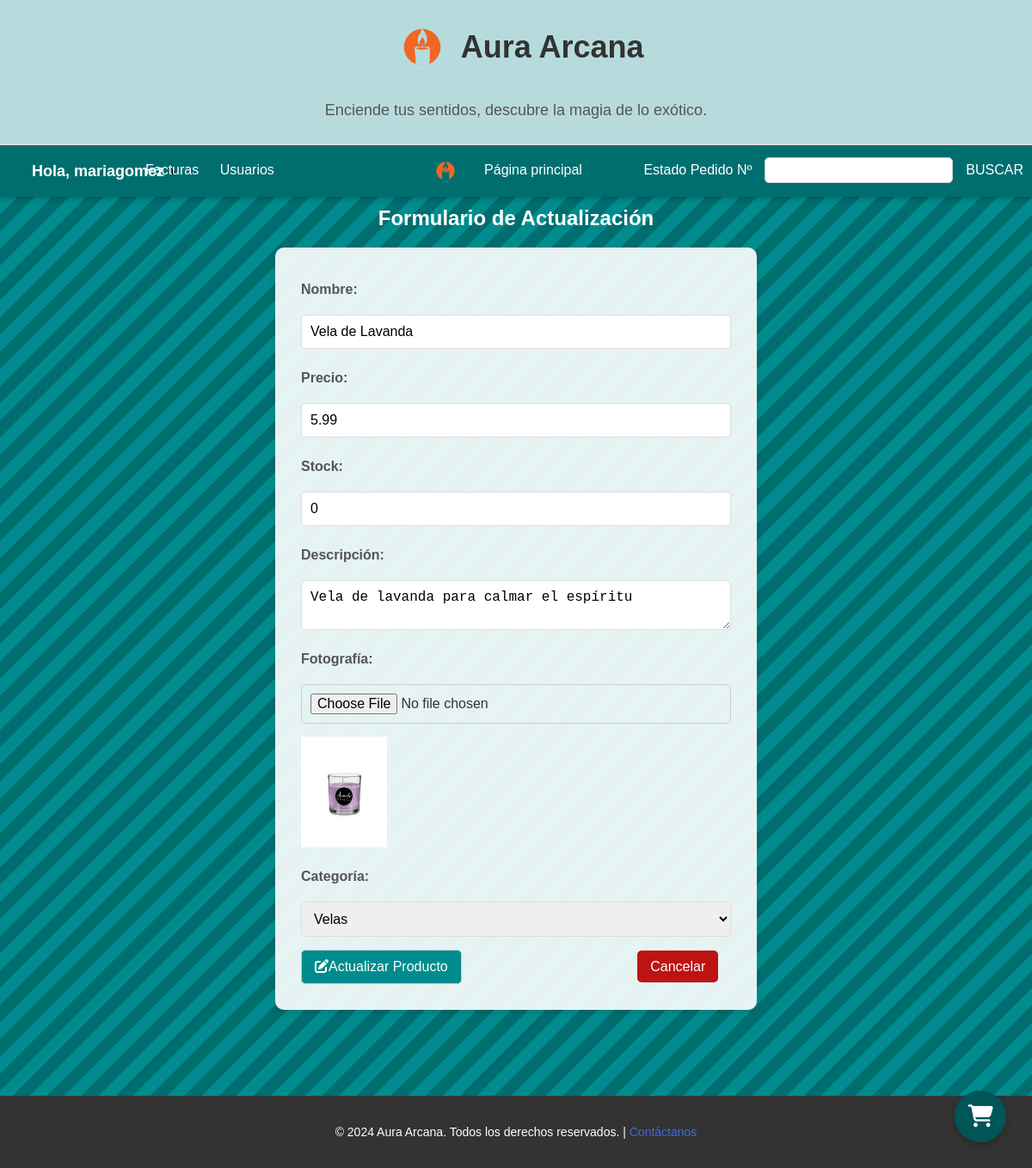
/producto/1/editar/ (signed in), run on the app's committed database.
### Tienda/models.py (models this page shows, shortened)
class Producto(models.Model):
    nombre = models.CharField(max_length=100)
    categoria = models.ForeignKey(CategoriaProducto, on_delete=models.CASCADE, related_name="productos")
    precio = models.DecimalField(max_digits=10, decimal_places=2)
    stock = models.IntegerField(default=0)
    descripcion = models.TextField(blank=True)
    fotografia = models.ImageField(upload_to='productos/')
    def to_dict(self):
        return {
            "id": self.id,
            "nombre": self.nombre,
            "categoria": self.categoria.to_dict(),
            "precio": str(self.precio).replace(",","."),
            "stock": self.stock,
            "descripcion": self.descripcion,
            "fotografia": self.fotografia
        }

### Tienda/Producto/views.py (the view)
# urls.py: path('producto/<int:producto_id>/editar/', producto_views.actualizar_producto, name='actualizar_producto'),
@user_passes_test(lambda u: u.is_superuser)
def actualizar_producto(request, producto_id):
    producto = get_object_or_404(Producto, id=producto_id)
    categorias = CategoriaProducto.objects.all()
    if request.method == 'POST':
        data = request.POST
        fotografia = request.FILES.get('fotografia')
        ProductoService.actualizar_producto(producto_id, data, fotografia)
        return redirect('detalle_producto', producto_id=producto.id)  # Cambia la redirección según tu necesidad
    return render(request, 'Productos/actualizar_producto.html', {'producto': producto.to_dict(), 'categorias': categorias})

### Tienda/models.py (called while the page is built)
    def to_dict(self):
        return {
            "nombre": self.nombre,
            "descripcion": self.descripcion
        }

### cart/context_processors.py (called while the page is built)
def cart(request):
    return {'cart': Cart(request)}

### Tienda/templates/Productos/actualizar_producto.html (shortened to what this page needs)
{% extends 'base.html' %}
{% block content %}
<div class="form-section main-content2">
    <h2 style="margin-top: 20px;">Formulario de Actualización</h2>
    <form method="POST" action="{% url 'actualizar_producto' producto.id %}" class="form-container" enctype="multipart/form-data">
        <label for="nombre">Nombre:</label>
        <input type="text" name="nombre" id="nombre" value="{{ producto.nombre }}" required>
        <label for="precio">Precio:</label>
        <input type="number" name="precio" id="precio" value="{{producto.precio}}" required step="0.01" min="0">
        <label for="stock">Stock:</label>
        <input type="number" name="stock" id="stock" value="{{ producto.stock }}" required min="0">
        <label for="descripcion">Descripción:</label>
        <textarea name="descripcion" id="descripcion">{{ producto.descripcion }}</textarea>
        <label for="fotografia">Fotografía:</label>
        <input type="file" name="fotografia" id="fotografia">
        {% if producto.fotografia %}
            <img src="{{ producto.fotografia.url }}" alt="Imagen actual del producto" width="100">
        {% endif %}
        <label for="categoria">Categoría:</label>
        <select name="categoria" id="categoria">
            {% for categoria in categorias %}
            <option value="{{ categoria.id }}" {% if categoria.id == producto.categoria.id %}selected{% endif %}>
                {{ categoria.nombre }}
            </option>
            {% endfor %}
        </select>
        <div style="justify-content: space-between;">
            <button type="submit" style="margin-right: 200px; padding: 10px 15px; border-radius: 5px;"><i class="fas fa-edit"></i>Actualizar Producto</button>
            <a href="javascript:history.back()" class="cancel-button" style="text-decoration: none; text-align: center; padding: 10px 15px;">Cancelar</a>
        </div>
    </form>
</div>
{% endblock %}

### Tienda/templates/base.html (shortened to what this page needs)
<!DOCTYPE html>
<html lang="es">
<head>
    {% load static %}
    <link href="https://cdnjs.cloudflare.com/ajax/libs/font-awesome/6.5.0/css/all.min.css" rel="stylesheet">
</head>
<body>
    <div class="container">
        <div class="header-navbar">
            <header>
                <img src="/media/favicon.png" alt="Logo" style="width: 80px; height: 80px; display: inline-block; vertical-align: middle;">
                <h1 style="display: inline-block; vertical-align: middle;">Aura Arcana</h1>
                <p>Enciende tus sentidos, descubre la magia de lo exótico.</p>
            </header>
            <nav class="navbar" >
                <ul class="navbar-menu">
                    {% if user.is_authenticated %}
                        <li class="navbar-item" style="position: absolute; left: 1%;">
                            <button class="dropdown-button">
                                Hola, {{ user.username }}
                                <svg width="15px" height="10px" viewBox="0 0 13 10">
                                    <path d="M1,5 L11,5"></path>
                                    <polyline points="8 1 12 5 8 9"></polyline>
                                </svg>
                            </button>
                        </li>
                        <li class="navbar-item"  style="position: absolute; left: 12%;">
                            {% if user.is_staff %}
                                <a href="/facturas"><button class="navbar-link">Facturas</button></a>
                                <a href="/lista-usuarios"><button class="navbar-link">Usuarios</button></a>
                            {% endif %}
                        </li>
                    {% endif %}
                    <img src="/media/favicon.png" style="width:40px; height: 40px; position: relative;">
                    <li class="navbar-item">
                        <a href="/"><button class="navbar-link">Página principal</button></a>
                    </li>
                    <li style="display: flex; align-items: center; position: absolute; right: 0;">
                        <button class="navbar-link">Estado Pedido Nº</button>
                        <input id="numero-factura" type="text"
                            style="margin-left: 5px; margin-right: 5px; padding: 5px; border-radius: 5px; border: 1px solid #ccc;">
                        <button class="navbar-link" onclick="mostrarEstadoPedido()">BUSCAR</button>
                    </li>
                    <a href="/cart" class="floating-cart">
                        <i class="fas fa-shopping-cart"></i>
                    </a>
                </ul>
            </nav>
    </div>
        {% block content %}{% endblock %}
        <footer>
            <p>&copy; 2024 Aura Arcana. Todos los derechos reservados. | <a onclick="abrirModal()">Contáctanos</a></p>
        </footer>
    </div>
</body>
</html>

### Tienda/templates/base.html (style rules this page uses)
.floating-cart { position: fixed; bottom: 30px; right: 30px; color: white; width: 60px; background-color: #005557; height: 60px; display: flex; justify-content: center; align-items: center; border-radius: 50%; box-shadow: 0 4px 8px rgba(0, 0, 0, 0.2); z-index: 1000; cursor: pointer; transition: all 0.3s ease; text-decoration: none; }
.floating-cart i { font-size: 26px; }
.container { width: 100%; height: 100%; background: linear-gradient(135deg, #006e6f 25%, #008c8e 25%, #008c8e 50%, #006e6f 50%, #006e6f 75%, #008c8e 75%, #008c8e); background-size: 40px 40px; }
body { font-family: 'Arial', sans-serif; margin: 0; padding: 0; background: linear-gradient(135deg, #f3e7e9, #e3eeff); color: #333; }
header { background-color: rgba(255, 255, 255, 0.8); padding: 20px; text-align: center; border-bottom: 2px solid #ddd; box-shadow: 0 2px 4px rgba(0, 0, 0, 0.1); }
header h1 { font-size: 36px; color: #333; }
header p { font-size: 18px; color: #555; }
footer { background-color: #333; color: #fff; text-align: center; padding: 20px; margin-top: 50px; }
footer p { font-size: 14px; }
footer a { color: royalblue; text-decoration: none; }
.dropdown-button { background: none; border: none; font-size: 18px; font-weight: bold; cursor: pointer; color: #ffffff; display: inline-flex; align-items: center; padding: 10px; border-radius: 5px; transition: background-color 0.3s ease; }
.navbar { background-color: #006e6f; padding: 10px 20px; }
.navbar-menu { list-style: none; margin: 0; padding: 0; display: flex; justify-content: center; }
.navbar-item { position: relative; margin: 0 15px; }
.navbar-link { background: none; border: none; color: white; font-size: 16px; cursor: pointer; padding: 10px; transition: background-color 0.3s ease; }
.navbar-item { position: relative; }
button { background-color: #008c8e; color: white; border: none; cursor: pointer; transition: background-color 0.3s ease; }
.cancel-button { background-color: #bd1313; color: white; border: none; padding: 10px 20px; border-radius: 5px; cursor: pointer; font-size: 16px; transition: background-color 0.3s ease; margin-top: 20px; width: 100%; }
input, textarea, select, button { padding: 10px; font-size: 16px; border: 1px solid #ccc; border-radius: 5px; }
form { display: flex; flex-direction: column; gap: 15px; }
label { font-weight: bold; }
body { font-family: 'Arial', sans-serif; margin: 0; padding: 0; background: linear-gradient(135deg, #f3e7e9, #e3eeff); color: #333; height: 100%; }
h2 { text-align: center; color: #ffffff; }
.form-section { padding: 50px 20px; text-align: center; }
.form-container { background-color: rgba(255, 255, 255, 0.9); padding: 30px; border-radius: 10px; box-shadow: 0 4px 8px rgba(0, 0, 0, 0.1); max-width: 500px; margin: auto; text-align: left; }
.form-container label { font-weight: bold; color: #555; display: block; margin-top: 10px; }
.form-container input[type="text"], .form-container input[type="number"], .form-container textarea, .form-container select { width: 100%; padding: 10px; margin-top: 5px; border: 1px solid #ddd; border-radius: 5px; font-size: 16px; box-sizing: border-box; }
.form-container textarea { resize: vertical; }
.form-container input[type="file"] { margin-top: 5px; }
.header-navbar { position: fixed; top: 0; width: 100%; z-index: 1000; background-color: #01a1a4; box-shadow: 0 4px 6px rgba(0, 0, 0, 0.1); }
header { text-align: center; padding: 10px 20px; background-color: #b7dbdc; }
.navbar { background-color: #006e6f; padding: 10px 20px; box-shadow: 0 2px 4px rgba(0, 0, 0, 0.1); }
.main-content2 { margin-top: 170px; }

### data on the page
Producto: nombre "Vela de Lavanda", descripcion "Vela de lavanda para calmar el espíritu"

### other printed values
{{ user.username }} "mariagomez"
form field categoria "Velas"
